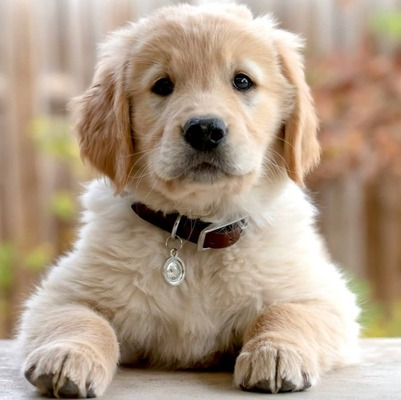
#> input picture pictures/dog.jpg, 401 x 400 px, found by its file name
$ python negatif.py
#> lines starting #> are read from the running program, lines starting #| are printed output that depends on the picture
import cv2
import matplotlib.pyplot as plt


img_bgr = cv2.imread('dog.jpg', 1)
#> img_bgr is the input picture: shape (400, 401, 3); mean B, G, R 134.7, 155.3, 175.2

plt.imshow(img_bgr)
plt.show()
color = ('b', 'g', 'r')

for i, col in enumerate(color):
    histr = cv2.calcHist([img_bgr],
                         [i], None,
                         [256],
                         [0, 256])

    plt.plot(histr, color=col)
    plt.xlim([0, 256])

plt.show()
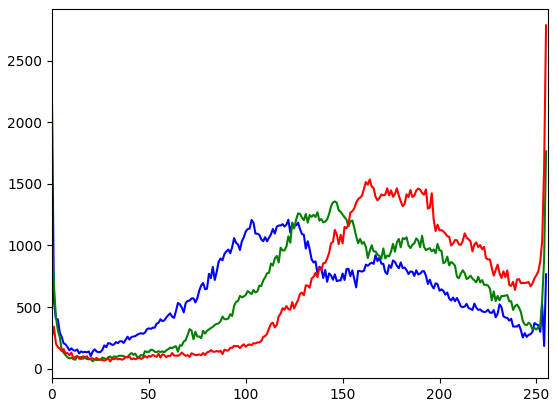
#> figure drawn by matplotlib, 1 panel; curve peaks at x = 0, y = 2152; curve peaks at x = 255, y = 1764; curve peaks at x = 255, y = 2786

img_neg = 1 - img_bgr
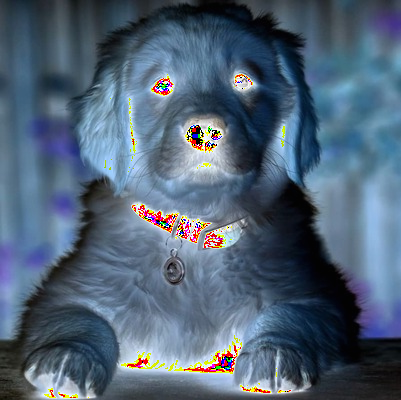
#> img_neg: shape (400, 401, 3); mean B, G, R 118, 98.9, 80.8

plt.imshow(img_neg)
plt.show()

color = ('b', 'g', 'r')

for i, col in enumerate(color):
    histr = cv2.calcHist([img_neg],
                         [i], None,
                         [256],
                         [0, 256])

    plt.plot(histr, color=col)
    plt.xlim([0, 256])

plt.show()
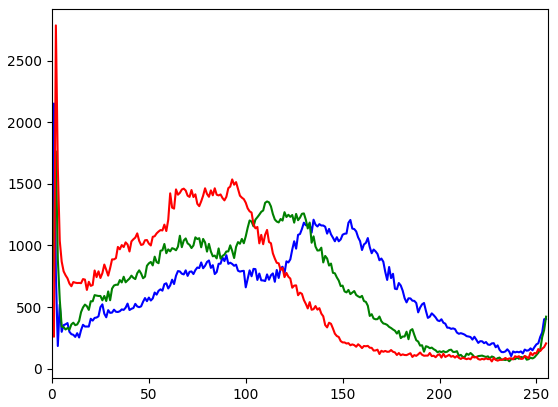
#> figure drawn by matplotlib, 1 panel; curve peaks at x = 1, y = 2152; curve peaks at x = 2, y = 1764; curve peaks at x = 2, y = 2786
